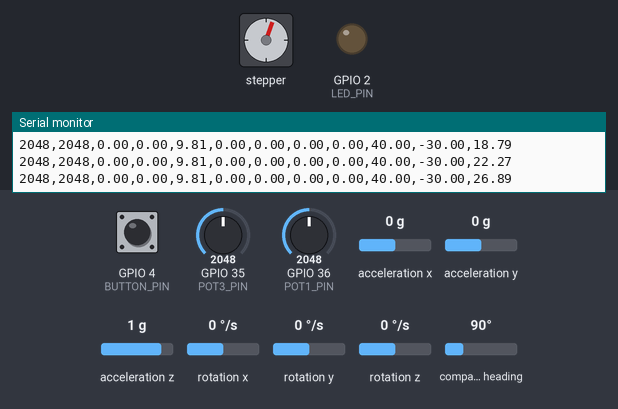
Recording of a sketch running on a simulated ESP32. Shown: stepper motor, output pins drawn as LEDs (lit = HIGH), the last lines printed to the serial monitor. The test bench sets the inputs (shaded band); at power-on: GPIO 4 (BUTTON_PIN) HIGH, acceleration x 0 g, GPIO 35 (POT3_PIN) = 2048, GPIO 36 (POT1_PIN) = 2048, acceleration y 0 g, acceleration z 1 g, rotation x 0 °/s, rotation y 0 °/s, rotation z 0 °/s, compass heading 90°. Storage starts empty; stepper angles assume 3200 steps per turn.

Above: at 1.2 s.
1.3 s: GPIO 4 (BUTTON_PIN) pulled LOW for 0.15 s
At 1.69 s:
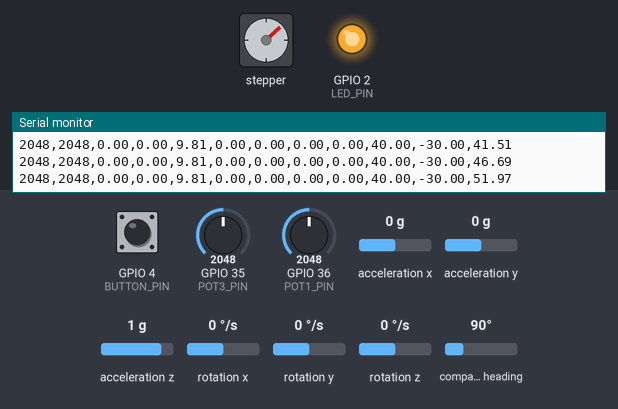
4.3 s: GPIO 4 (BUTTON_PIN) pulled LOW for 1 s
At 5.32 s:
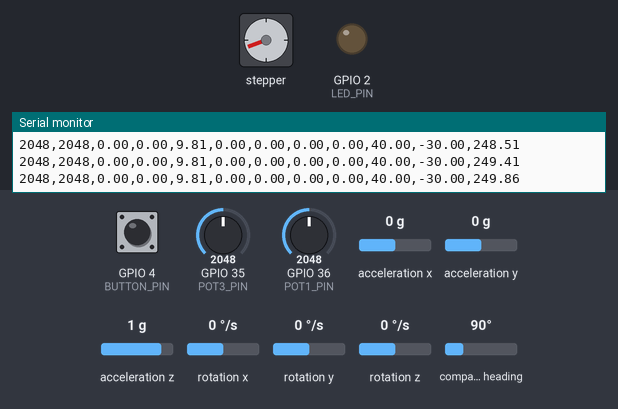
7.3 s: GPIO 4 (BUTTON_PIN) pulled LOW for 0.15 s
At 7.56 s:
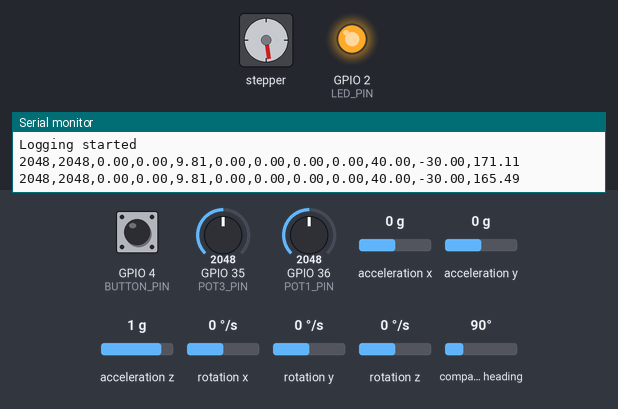
10.4 s: GPIO 4 (BUTTON_PIN) pulled LOW for 3.2 s
At 10.62 s:
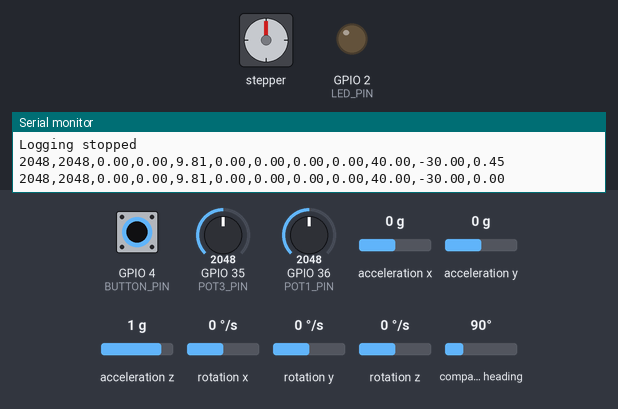
15.1 s: GPIO 4 (BUTTON_PIN) pulled LOW for 0.15 s
At 15.89 s:
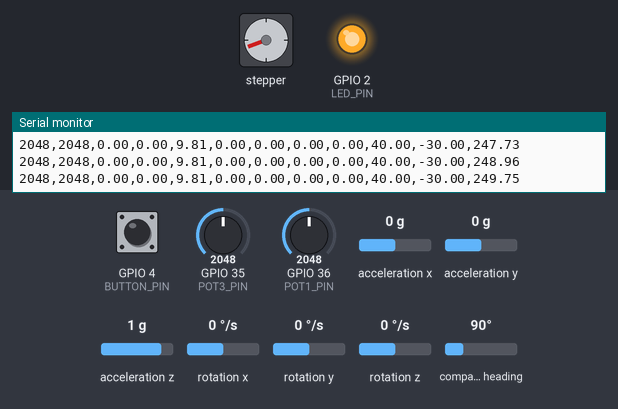
18.1 s: acceleration x set to -1.4 g
Timing chart, 0 to 22.1 s (numbered marks = the images above; inputs shaded):
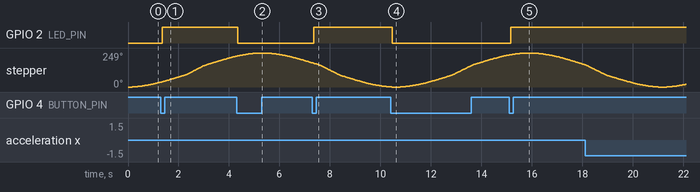

Measured:
- after the input at 1.3 s, GPIO 2 (LED_PIN): LOW → HIGH after 0.06 s
- after the input at 4.3 s, GPIO 2 (LED_PIN): HIGH → LOW after 0.06 s
- after the input at 7.3 s, GPIO 2 (LED_PIN): LOW → HIGH after 0.06 s
- after the input at 10.4 s, GPIO 2 (LED_PIN): HIGH → LOW after 0.06 s
- after the input at 15.1 s, GPIO 2 (LED_PIN): LOW → HIGH after 0.06 s

The sketch:

rudder_GN_stepper_test.ino
```cpp
#include <Wire.h>
#include <Adafruit_Sensor.h>
#include <Adafruit_BNO055.h>
#include <SPI.h>
#include <SD.h>
#include <AccelStepper.h>

#define SD_CS 5
#define BUTTON_PIN 4
#define LED_PIN 2
#define POT1_PIN 36
#define POT3_PIN 35
#define STEP_PIN 25
#define DIR_PIN 26

// Stepper configuration
const int STEPS_PER_REV = 3200; // 1.8° step with 1/16 microstepping
const int STEPS_FOR_270 = (250.0 / 360.0) * STEPS_PER_REV;

// AccelStepper setup (DRIVER mode)
AccelStepper stepper(AccelStepper::DRIVER, STEP_PIN, DIR_PIN);

// BNO055 and SD
Adafruit_BNO055 bno = Adafruit_BNO055(55, 0x28);
File logFile;

bool logging = false;
bool buttonState = false;
bool lastButtonState = false;
unsigned long lastDebounceTime = 0;
unsigned long debounceDelay = 50;
unsigned long sensorSamplingRate = 100;  // 10 Hz
unsigned long lastSensorTime = 0;

void setup() {
  Serial.begin(115200);
  Wire.begin();

  if (!bno.begin()) {
    Serial.println("Couldn't find BNO055");
    while (1);
  }

  if (!SD.begin(SD_CS)) {
    Serial.println("SD card failed");
    while (1);
  }

  pinMode(BUTTON_PIN, INPUT_PULLUP);
  pinMode(LED_PIN, OUTPUT);

  // Stepper settings
  stepper.setMaxSpeed(1000); // steps/sec
  stepper.setAcceleration(500); // steps/sec^2
  stepper.moveTo(STEPS_FOR_270); // initial target
}

void loop() {
  // Debounce button
  bool reading = digitalRead(BUTTON_PIN) == LOW;
  if (reading != lastButtonState) {
    lastDebounceTime = millis();
  }

  if ((millis() - lastDebounceTime) > debounceDelay) {
    if (reading != buttonState) {
      buttonState = reading;
      if (buttonState) {
        if (logging) {
          closeLogging();
        } else {
          startLogging();
        }
      }
    }
  }

  lastButtonState = reading;

  // Stepper movement
  if (stepper.distanceToGo() == 0) {
    long nextTarget = (stepper.currentPosition() == STEPS_FOR_270) ? 0 : STEPS_FOR_270;
    stepper.moveTo(nextTarget);
  }
  stepper.run();

  if (millis() - lastSensorTime >= sensorSamplingRate) {
    lastSensorTime = millis();
    logSensorData();
  }
}

float getStepperAngle() {
  return (360.0 * stepper.currentPosition()) / STEPS_PER_REV;
}

void logSensorData() {
  int pot1Value = analogRead(POT1_PIN);
  int pot3Value = analogRead(POT3_PIN);

  sensors_event_t accelData, magData, gyroData;
  bno.getEvent(&accelData, Adafruit_BNO055::VECTOR_ACCELEROMETER);
  bno.getEvent(&magData, Adafruit_BNO055::VECTOR_MAGNETOMETER);
  bno.getEvent(&gyroData, Adafruit_BNO055::VECTOR_GYROSCOPE);

  float stepperAngle = getStepperAngle();

  float accelX = accelData.acceleration.x;
  float accelY = accelData.acceleration.y;
  float accelZ = accelData.acceleration.z;
  float gyroX = gyroData.gyro.x;
  float gyroY = gyroData.gyro.y;
  float gyroZ = gyroData.gyro.z;
  float magX = magData.magnetic.x;
  float magY = magData.magnetic.y;
  float magZ = magData.magnetic.z;

  Serial.print(pot1Value); Serial.print(",");
  Serial.print(pot3Value); Serial.print(",");
  Serial.print(accelX); Serial.print(",");
  Serial.print(accelY); Serial.print(",");
  Serial.print(accelZ); Serial.print(",");
  Serial.print(gyroX); Serial.print(",");
  Serial.print(gyroY); Serial.print(",");
  Serial.print(gyroZ); Serial.print(",");
  Serial.print(magX); Serial.print(",");
  Serial.print(magY); Serial.print(",");
  Serial.print(magZ); Serial.print(",");
  Serial.println(stepperAngle);

  if (logging) {
    logFile.print(pot1Value); logFile.print(",");
    logFile.print(pot3Value); logFile.print(",");
    logFile.print(accelX); logFile.print(",");
    logFile.print(accelY); logFile.print(",");
    logFile.print(accelZ); logFile.print(",");
    logFile.print(gyroX); logFile.print(",");
    logFile.print(gyroY); logFile.print(",");
    logFile.print(gyroZ); logFile.print(",");
    logFile.print(magX); logFile.print(",");
    logFile.print(magY); logFile.print(",");
    logFile.print(magZ); logFile.print(",");
    logFile.println(stepperAngle);
  }
}

void startLogging() {
  String filename = "/log_" + String(millis()) + ".csv";
  logFile = SD.open(filename, FILE_WRITE);
  if (logFile) {
    Serial.println("Logging started");
    digitalWrite(LED_PIN, HIGH);
    logFile.println("Pot1,Pot3,AccelX,AccelY,AccelZ,GyroX,GyroY,GyroZ,MagX,MagY,MagZ,StepperAngle");
    logging = true;
  } else {
    Serial.println("Failed to open file for writing");
  }
}

void closeLogging() {
  logFile.close();
  Serial.println("Logging stopped");
  digitalWrite(LED_PIN, LOW);
  logging = false;
}
```
